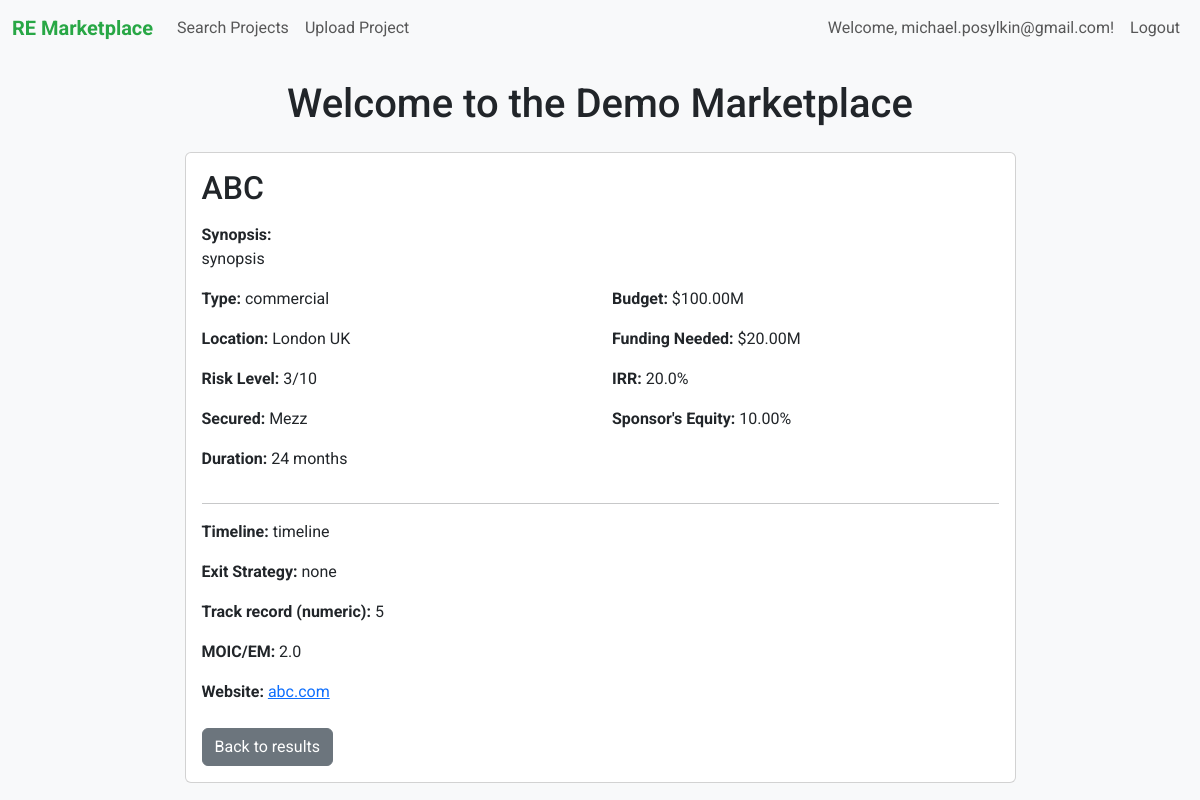
Before: /projects/1 (signed in) with the older database file.
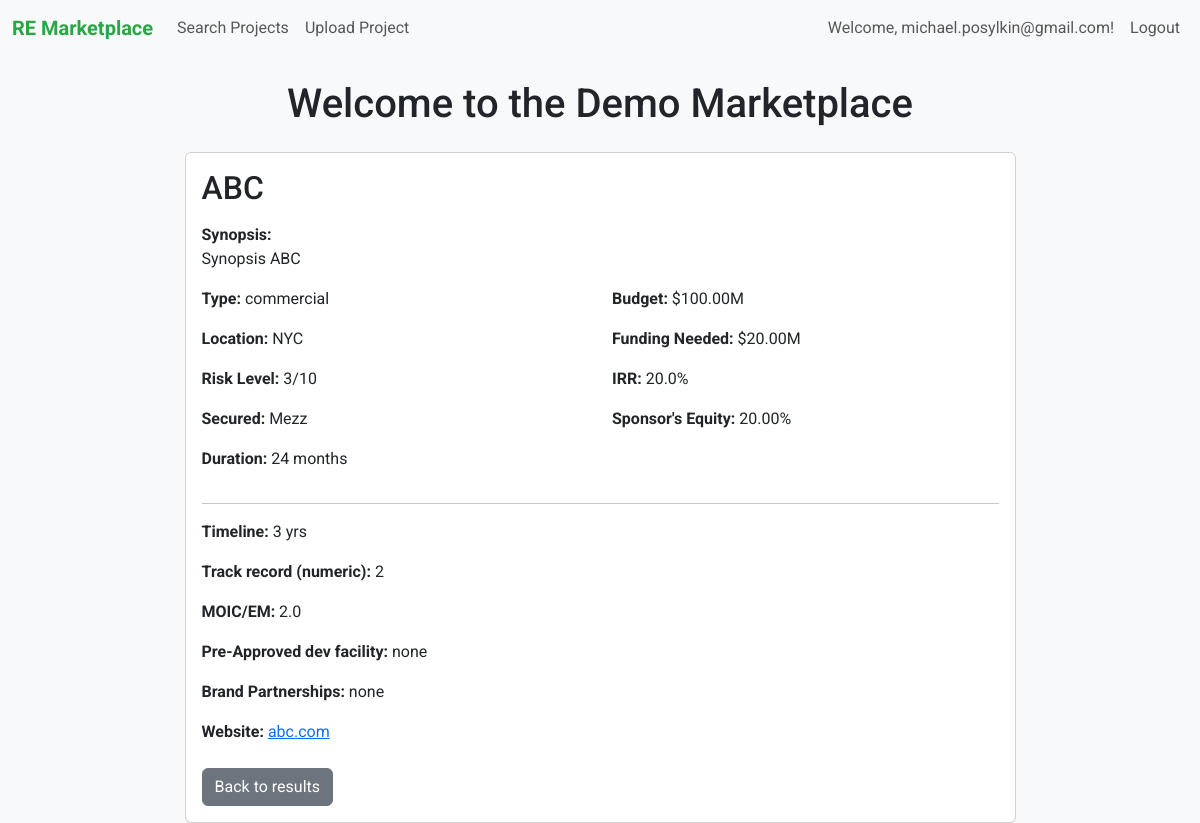
After: the same page with the newer database file.
### models.py (models this page shows, shortened)
class User(UserMixin, db.Model):  # UserMixin adds login features
    id = db.Column(db.Integer, primary_key=True)
    email = db.Column(db.String(150), unique=True, nullable=False)
    password_hash = db.Column(db.String(150), nullable=False)
    role = db.Column(db.String(20), default='investor')  # 'developer' or 'investor'
    projects = db.relationship('Project', backref='owner', lazy=True)

class Project(db.Model):
    id = db.Column(db.Integer, primary_key=True)
    title = db.Column(db.String(200), nullable=False)
    description = db.Column(db.Text, nullable=False)
    project_type = db.Column(db.String(50), default='commercial')  # e.g., 'residential', 'commercial'
    budget = db.Column(db.Float, nullable=False)
    funding = db.Column(db.Float, nullable=False)
    duration = db.Column(db.Integer, nullable=True)
    irr = db.Column(db.Float, nullable=False)
    location = db.Column(db.String(100), nullable=False)
    risk_level = db.Column(db.Integer, default=5)  # 1-10 scale
    secured = db.Column(db.String(50), default='mezz')
    attachment_path = db.Column(db.String(300))
    timeline = db.Column(db.String(200), nullable=True)
    exit_strategy = db.Column(db.String(200), nullable=True)
    developer_tr = db.Column(db.String(200), nullable=True)
    website = db.Column(db.String(200), nullable=True)
    preapproved_facility = db.Column(db.String(100), nullable=True)
    brand_partnership = db.Column(db.String(100), nullable=True)
    MOIC_EM = db.Column(db.Float, nullable=True)
    sponsor_equity = db.Column(db.Float, nullable=False)
    user_id = db.Column(db.Integer, db.ForeignKey('user.id'), nullable=False)  # New: Links to user

### app.py (the view)
@app.route("/projects/<int:project_id>")
@login_required
def project_detail(project_id):
    project = Project.query.get_or_404(project_id)
    return render_template("project_detail.html", project=project)

### app.py (called while the page is built)
@login_manager.user_loader
def load_user(user_id):
    return User.query.get(int(user_id))

### templates/project_detail.html (shortened to what this page needs)
{% extends "base.html" %}
{% block content %}
<div class="row justify-content-center">
  <div class="col-md-10 col-lg-9">
    <div class="card">
      <div class="card-body">
        <h2 class="card-title mb-3">{{ project.title }}</h2>
        <p class="mb-3"><strong>Synopsis:</strong><br>{{ project.description }}</p>
        <div class="row">
          <div class="col-md-6">
            <p><strong>Type:</strong> {{ project.project_type }}</p>
            <p><strong>Location:</strong> {{ project.location }}</p>
            <p><strong>Risk Level:</strong> {{ project.risk_level }}/10</p>
            <p><strong>Secured:</strong> {{ project.secured }}</p>
            <p><strong>Duration:</strong> {{ project.duration if project.duration is not none else "—" }} months</p>
          </div>
          <div class="col-md-6">
            <p><strong>Budget:</strong> ${{ "%.2f"|format(project.budget) }}M</p>
            <p><strong>Funding Needed:</strong> ${{ "%.2f"|format(project.funding) }}M</p>
            <p><strong>IRR:</strong> {{ "%.1f"|format(project.irr) }}%</p>
            {% if project.sponsor_equity is not none %}
              <p><strong>Sponsor's Equity:</strong> {{ "%.2f"|format(project.sponsor_equity) }}%</p>
            {% endif %}
          </div>
        </div>
        <hr class="my-3">
        {% if project.timeline %}<p><strong>Timeline:</strong> {{ project.timeline }}</p>{% endif %}
        {% if project.exit_strategy %}<p><strong>Exit Strategy:</strong> {{ project.exit_strategy }}</p>{% endif %}
        {% if project.developer_tr is not none %}<p><strong>Track record (numeric):</strong> {{ project.developer_tr }}</p>{% endif %}
        {% if project.MOIC_EM is not none %}<p><strong>MOIC/EM:</strong> {{ project.MOIC_EM }}</p>{% endif %}
        {% if project.preapproved_facility %}<p><strong>Pre-Approved dev facility:</strong> {{ project.preapproved_facility }}</p>{% endif %}
        {% if project.brand_partnership %}<p><strong>Brand Partnerships:</strong> {{ project.brand_partnership }}</p>{% endif %}
        {% if project.website %}
          <p><strong>Website:</strong> <a href="{{ project.website }}" target="_blank" rel="noopener">{{ project.website }}</a></p>
        {% endif %}
        <a class="btn btn-secondary mt-2" href="{{ url_for('search') }}">Back to results</a>
      </div>
    </div>
  </div>
</div>
{% endblock %}

### templates/base.html (shortened to what this page needs)
<!DOCTYPE html>
<html lang="en">
<head>
    <link href="https://cdn.jsdelivr.net/npm/bootstrap@5.3.3/dist/css/bootstrap.min.css" rel="stylesheet">
</head>
<body>
    <nav class="navbar navbar-expand-lg navbar-light bg-light">
        <div class="container-fluid">
            <a class="navbar-brand" href="{{ url_for('index') }}">RE Marketplace</a>
            <div class="collapse navbar-collapse" id="navbarNav">
                <ul class="navbar-nav me-auto">
                    <li class="nav-item"><a class="nav-link" href="{{ url_for('search') }}">Search Projects</a></li>
                    {% if current_user.is_authenticated and current_user.role == 'developer' %}
                        <li class="nav-item"><a class="nav-link" href="{{ url_for('upload') }}">Upload Project</a></li>
                    {% endif %}
                </ul>
                <ul class="navbar-nav">
                    {% if current_user.is_authenticated %}
                        <li class="nav-item"><span class="nav-link">Welcome, {{ current_user.email }}!</span></li>
                        <li class="nav-item"><a class="nav-link" href="{{ url_for('logout') }}">Logout</a></li>
                    {% else %}
                        <li class="nav-item"><a class="nav-link" href="{{ url_for('login') }}">Login</a></li>
                        <li class="nav-item"><a class="nav-link" href="{{ url_for('register') }}">Register</a></li>
                    {% endif %}
                </ul>
            </div>
        </div>
    </nav>
    <div class="container mt-4">
        <h1 class="text-center mb-4">Welcome to the Demo Marketplace</h1>
        {% block content %}{% endblock %}
    </div>
</body>
</html>

### templates/base.html (style rules this page uses)
body { font-family: 'Roboto', sans-serif; background-color: #f8f9fa; }
.navbar-brand { font-weight: 700; color: #28a745 !important; }

Changed rows visible on the page:
changed Project "ABC": description "synopsis" → "Synopsis ABC"; location "London UK" → "NYC"; sponsor_equity "10.00" → "20.00"; timeline "timeline" → "3 yrs"; developer_tr "5" → "2"; preapproved_facility (not shown) → "none"; brand_partnership (not shown) → "none"; exit_strategy "none" → (not shown)
Other visible differences:
text no longer shown: "Exit Strategy:"
text now shown: "Pre-Approved dev facility: Brand Partnerships:"
